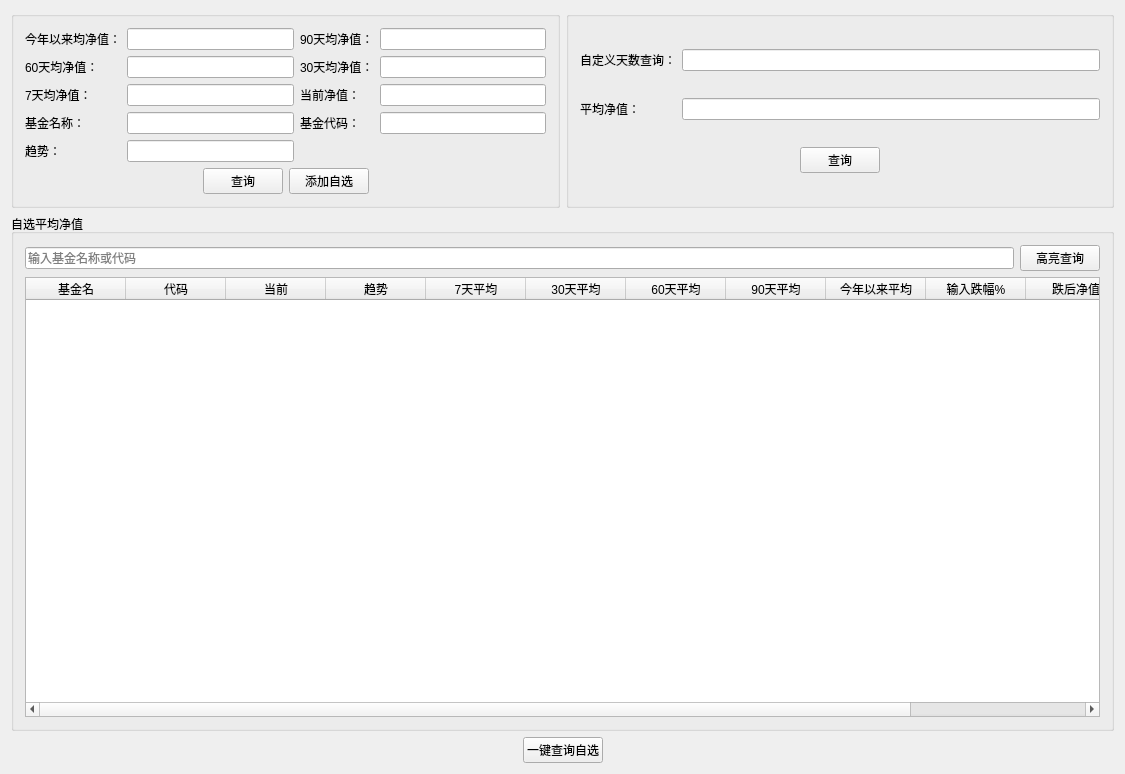
<?xml version="1.0" encoding="UTF-8"?>
<ui version="4.0">
 <class>FundToolClass</class>
 <widget class="QWidget" name="FundToolClass">
  <property name="geometry">
   <rect>
    <x>0</x>
    <y>0</y>
    <width>1125</width>
    <height>774</height>
   </rect>
  </property>
  <property name="windowTitle">
   <string>FundTool</string>
  </property>
  <property name="styleSheet">
   <string notr="true">font: 9pt &quot;微软雅黑&quot;;
</string>
  </property>
  <layout class="QVBoxLayout" name="verticalLayout_3">
   <item>
    <layout class="QHBoxLayout" name="horizontalLayout">
     <item>
      <widget class="QGroupBox" name="groupBox_2">
       <property name="styleSheet">
        <string notr="true"/>
       </property>
       <property name="title">
        <string/>
       </property>
       <layout class="QVBoxLayout" name="verticalLayout">
        <item>
         <layout class="QGridLayout" name="gridLayout_2">
          <item row="3" column="2">
           <widget class="QLabel" name="label_5">
            <property name="styleSheet">
             <string notr="true"/>
            </property>
            <property name="text">
             <string>基金代码：</string>
            </property>
           </widget>
          </item>
          <item row="2" column="2">
           <widget class="QLabel" name="label">
            <property name="styleSheet">
             <string notr="true"/>
            </property>
            <property name="text">
             <string>当前净值：</string>
            </property>
           </widget>
          </item>
          <item row="2" column="3">
           <widget class="QLineEdit" name="lineEdit_curjingzhi"/>
          </item>
          <item row="3" column="3">
           <widget class="QLineEdit" name="lineEdit_fundcode"/>
          </item>
          <item row="0" column="3">
           <widget class="QLineEdit" name="lineEdit_90avg">
            <property name="minimumSize">
             <size>
              <width>0</width>
              <height>0</height>
             </size>
            </property>
           </widget>
          </item>
          <item row="1" column="3">
           <widget class="QLineEdit" name="lineEdit_30avg">
            <property name="minimumSize">
             <size>
              <width>0</width>
              <height>0</height>
             </size>
            </property>
            <property name="text">
             <string/>
            </property>
           </widget>
          </item>
          <item row="1" column="1">
           <widget class="QLineEdit" name="lineEdit_60avg">
            <property name="minimumSize">
             <size>
              <width>0</width>
              <height>0</height>
             </size>
            </property>
            <property name="text">
             <string/>
            </property>
           </widget>
          </item>
          <item row="0" column="2">
           <widget class="QLabel" name="label_7">
            <property name="text">
             <string>90天均净值：</string>
            </property>
           </widget>
          </item>
          <item row="1" column="0">
           <widget class="QLabel" name="label_9">
            <property name="text">
             <string>60天均净值：</string>
            </property>
           </widget>
          </item>
          <item row="0" column="1">
           <widget class="QLineEdit" name="lineEdit_yearavg">
            <property name="minimumSize">
             <size>
              <width>0</width>
              <height>0</height>
             </size>
            </property>
           </widget>
          </item>
          <item row="1" column="2">
           <widget class="QLabel" name="label_8">
            <property name="text">
             <string>30天均净值：</string>
            </property>
           </widget>
          </item>
          <item row="0" column="0">
           <widget class="QLabel" name="label_6">
            <property name="text">
             <string>今年以来均净值：</string>
            </property>
           </widget>
          </item>
          <item row="3" column="1">
           <widget class="QLineEdit" name="lineEdit_fundname">
            <property name="minimumSize">
             <size>
              <width>0</width>
              <height>0</height>
             </size>
            </property>
            <property name="styleSheet">
             <string notr="true"/>
            </property>
            <property name="readOnly">
             <bool>true</bool>
            </property>
           </widget>
          </item>
          <item row="3" column="0">
           <widget class="QLabel" name="label_4">
            <property name="styleSheet">
             <string notr="true"/>
            </property>
            <property name="text">
             <string>基金名称：</string>
            </property>
           </widget>
          </item>
          <item row="2" column="1">
           <widget class="QLineEdit" name="lineEdit_7avg"/>
          </item>
          <item row="2" column="0">
           <widget class="QLabel" name="label_10">
            <property name="text">
             <string>7天均净值：</string>
            </property>
           </widget>
          </item>
          <item row="4" column="1">
           <widget class="QLineEdit" name="lineEdit_qushi"/>
          </item>
          <item row="4" column="0">
           <widget class="QLabel" name="label_11">
            <property name="text">
             <string>趋势：</string>
            </property>
           </widget>
          </item>
         </layout>
        </item>
        <item>
         <layout class="QHBoxLayout" name="horizontalLayout_2">
          <item>
           <spacer name="horizontalSpacer_4">
            <property name="orientation">
             <enum>Qt::Horizontal</enum>
            </property>
            <property name="sizeHint" stdset="0">
             <size>
              <width>40</width>
              <height>20</height>
             </size>
            </property>
           </spacer>
          </item>
          <item>
           <widget class="QPushButton" name="pushButton_query">
            <property name="minimumSize">
             <size>
              <width>0</width>
              <height>0</height>
             </size>
            </property>
            <property name="styleSheet">
             <string notr="true"/>
            </property>
            <property name="text">
             <string>查询</string>
            </property>
           </widget>
          </item>
          <item>
           <widget class="QPushButton" name="pushButton_add">
            <property name="minimumSize">
             <size>
              <width>0</width>
              <height>0</height>
             </size>
            </property>
            <property name="styleSheet">
             <string notr="true"/>
            </property>
            <property name="text">
             <string>添加自选</string>
            </property>
           </widget>
          </item>
          <item>
           <spacer name="horizontalSpacer">
            <property name="orientation">
             <enum>Qt::Horizontal</enum>
            </property>
            <property name="sizeHint" stdset="0">
             <size>
              <width>40</width>
              <height>20</height>
             </size>
            </property>
           </spacer>
          </item>
         </layout>
        </item>
       </layout>
      </widget>
     </item>
     <item>
      <widget class="QGroupBox" name="groupBox_3">
       <property name="title">
        <string/>
       </property>
       <layout class="QGridLayout" name="gridLayout_3">
        <item row="0" column="0">
         <widget class="QLabel" name="label_2">
          <property name="styleSheet">
           <string notr="true"/>
          </property>
          <property name="text">
           <string>自定义天数查询：</string>
          </property>
         </widget>
        </item>
        <item row="1" column="1">
         <widget class="QLineEdit" name="lineEdit_diyjingzhi">
          <property name="minimumSize">
           <size>
            <width>0</width>
            <height>0</height>
           </size>
          </property>
          <property name="styleSheet">
           <string notr="true"/>
          </property>
         </widget>
        </item>
        <item row="1" column="0">
         <widget class="QLabel" name="label_3">
          <property name="styleSheet">
           <string notr="true"/>
          </property>
          <property name="text">
           <string>平均净值：</string>
          </property>
         </widget>
        </item>
        <item row="0" column="1">
         <widget class="QLineEdit" name="lineEdit_diydays">
          <property name="minimumSize">
           <size>
            <width>0</width>
            <height>0</height>
           </size>
          </property>
          <property name="styleSheet">
           <string notr="true"/>
          </property>
         </widget>
        </item>
        <item row="2" column="0" colspan="2">
         <layout class="QHBoxLayout" name="horizontalLayout_3">
          <item>
           <spacer name="horizontalSpacer_3">
            <property name="orientation">
             <enum>Qt::Horizontal</enum>
            </property>
            <property name="sizeHint" stdset="0">
             <size>
              <width>40</width>
              <height>20</height>
             </size>
            </property>
           </spacer>
          </item>
          <item>
           <widget class="QPushButton" name="pushButton_diyquery">
            <property name="minimumSize">
             <size>
              <width>0</width>
              <height>0</height>
             </size>
            </property>
            <property name="styleSheet">
             <string notr="true"/>
            </property>
            <property name="text">
             <string>查询</string>
            </property>
           </widget>
          </item>
          <item>
           <spacer name="horizontalSpacer_2">
            <property name="orientation">
             <enum>Qt::Horizontal</enum>
            </property>
            <property name="sizeHint" stdset="0">
             <size>
              <width>40</width>
              <height>20</height>
             </size>
            </property>
           </spacer>
          </item>
         </layout>
        </item>
       </layout>
      </widget>
     </item>
    </layout>
   </item>
   <item>
    <widget class="QGroupBox" name="groupBox">
     <property name="styleSheet">
      <string notr="true">font: 11pt &quot;微软雅黑&quot;;</string>
     </property>
     <property name="title">
      <string>自选平均净值</string>
     </property>
     <layout class="QVBoxLayout" name="verticalLayout_2">
      <item>
       <layout class="QHBoxLayout" name="horizontalLayout_6">
        <item>
         <widget class="QLineEdit" name="lineEdit_keyword">
          <property name="placeholderText">
           <string>输入基金名称或代码</string>
          </property>
         </widget>
        </item>
        <item>
         <widget class="QPushButton" name="pushButton_lightquery">
          <property name="text">
           <string>高亮查询</string>
          </property>
         </widget>
        </item>
       </layout>
      </item>
      <item>
       <widget class="QTableWidget" name="tableWidget">
        <property name="styleSheet">
         <string notr="true">QTableWidget::item:selected { background-color: rgb(0,120,215); color: white; }
QTableWidget{font: 11pt &quot;微软雅黑&quot;;}</string>
        </property>
        <attribute name="horizontalHeaderVisible">
         <bool>true</bool>
        </attribute>
        <attribute name="verticalHeaderVisible">
         <bool>false</bool>
        </attribute>
        <column>
         <property name="text">
          <string>基金名</string>
         </property>
        </column>
        <column>
         <property name="text">
          <string>代码</string>
         </property>
        </column>
        <column>
         <property name="text">
          <string>当前</string>
         </property>
        </column>
        <column>
         <property name="text">
          <string>趋势</string>
         </property>
        </column>
        <column>
         <property name="text">
          <string>7天平均</string>
         </property>
        </column>
        <column>
         <property name="text">
          <string>30天平均</string>
         </property>
        </column>
        <column>
         <property name="text">
          <string>60天平均</string>
         </property>
        </column>
        <column>
         <property name="text">
          <string>90天平均</string>
         </property>
        </column>
        <column>
         <property name="text">
          <string>今年以来平均</string>
         </property>
        </column>
        <column>
         <property name="text">
          <string>输入跌幅%</string>
         </property>
        </column>
        <column>
         <property name="text">
          <string>跌后净值</string>
         </property>
        </column>
        <column>
         <property name="text">
          <string>操作</string>
         </property>
        </column>
       </widget>
      </item>
     </layout>
    </widget>
   </item>
   <item>
    <layout class="QHBoxLayout" name="horizontalLayout_5">
     <item>
      <spacer name="horizontalSpacer_6">
       <property name="orientation">
        <enum>Qt::Horizontal</enum>
       </property>
       <property name="sizeHint" stdset="0">
        <size>
         <width>40</width>
         <height>20</height>
        </size>
       </property>
      </spacer>
     </item>
     <item>
      <widget class="QPushButton" name="pushButton_queryall">
       <property name="text">
        <string>一键查询自选</string>
       </property>
      </widget>
     </item>
     <item>
      <spacer name="horizontalSpacer_5">
       <property name="orientation">
        <enum>Qt::Horizontal</enum>
       </property>
       <property name="sizeHint" stdset="0">
        <size>
         <width>40</width>
         <height>20</height>
        </size>
       </property>
      </spacer>
     </item>
    </layout>
   </item>
  </layout>
 </widget>
 <layoutdefault spacing="6" margin="11"/>
 <resources>
  <include location="FundTool.qrc"/>
 </resources>
 <connections/>
</ui>
